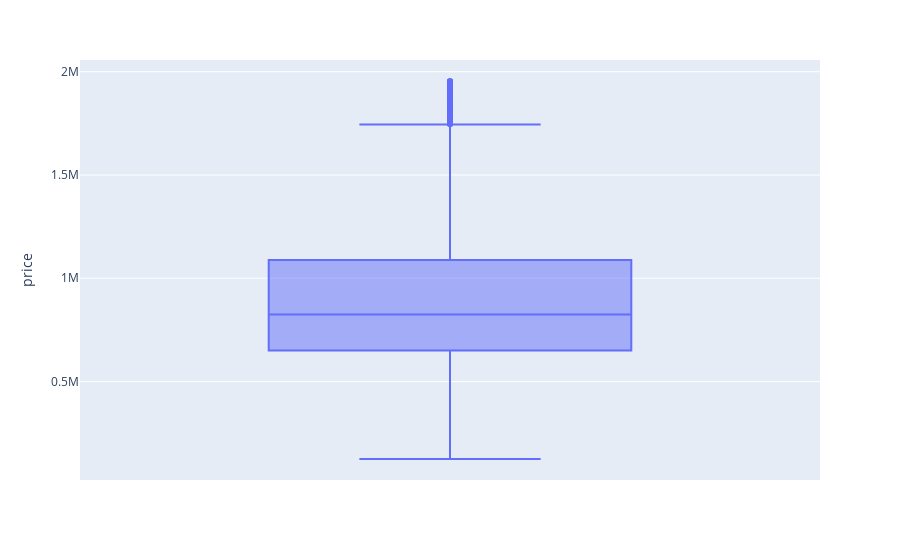

The cell this chart's notebook holds for it:
### Code cell
fig = px.box(new_df, y="price")
fig.show()

### Figure 1 — Plotly figure (JSON) as saved in the notebook; plotly's stock layout.template omitted (floating-point values rounded to 4 significant figures; data arrays with more than 128 entries replaced by an {"elided": "..."} marker saying what was removed)
{"data": [{"alignmentgroup": "True", "hovertemplate": "price=%{y}<extra></extra>", "legendgroup": "", "marker": {"color": "#636efa"}, "name": "", "notched": false, "offsetgroup": "", "orientation": "v", "showlegend": false, "type": "box", "x0": " ", "xaxis": "x", "y": {"elided": "11170 int values"}, "y0": " ", "yaxis": "y"}], "layout": {"boxmode": "group", "legend": {"tracegroupgap": 0}, "margin": {"t": 60}, "xaxis": {"anchor": "y", "domain": [0, 1]}, "yaxis": {"anchor": "x", "domain": [0, 1], "title": {"text": "price"}}}}
